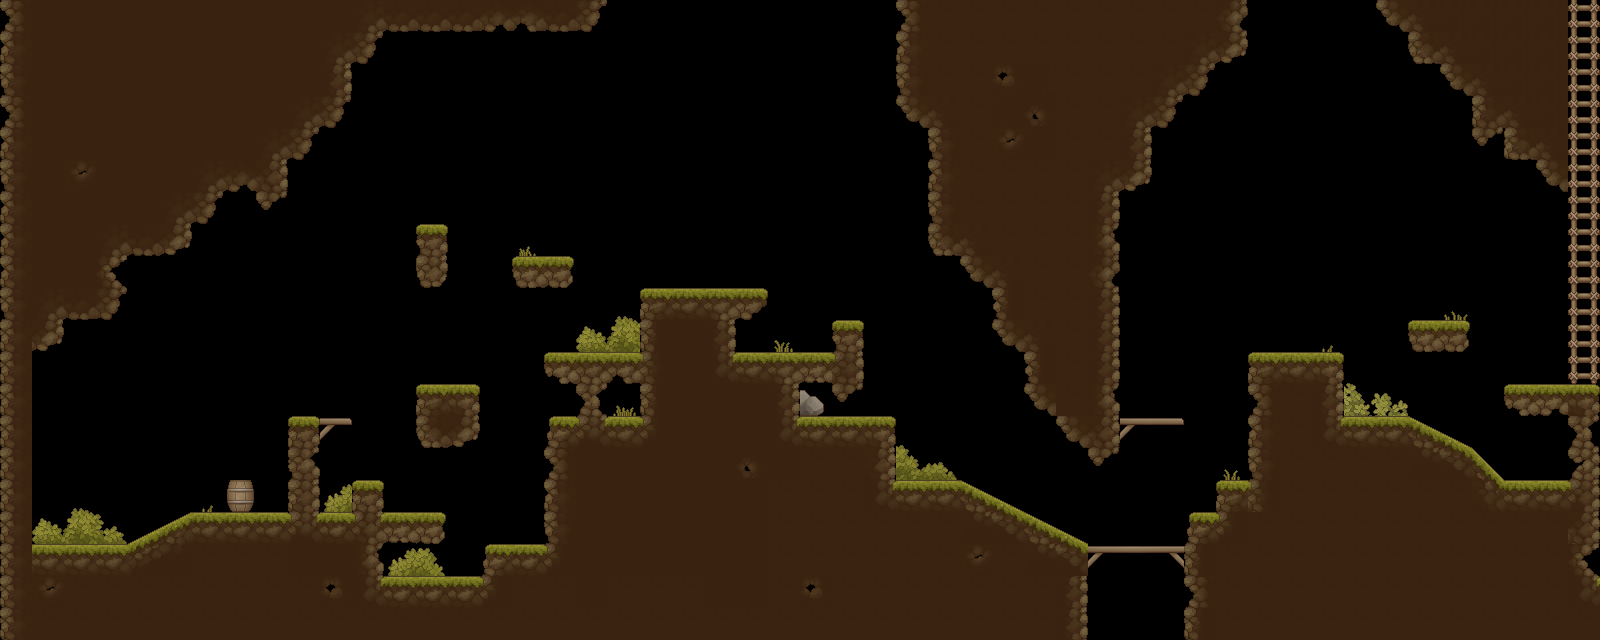

Rendered tile map (Tiled .tmx) drawn with the repository's tilesets; below, a short description and the map source with its tile grids summarised:
An orthogonal 50x20 tile map with 32x32 px tiles, 1 tile layer (Tile Layer 1), 3 tilesets and 50 objects (44x platform, 3x coin, exit_trigger, enemy, cutscene).

<map version="1.0" tiledversion="1.0.1" orientation="orthogonal" renderorder="right-down" width="50" height="20" tilewidth="32" tileheight="32" nextobjectid="113">
 <tileset firstgid="1" name="TX Tileset Ground Darken" tilewidth="32" tileheight="32" tilecount="64" columns="8">
  <image source="TX Tileset Ground Darken.png" width="256" height="256" />
 </tileset>
 <tileset firstgid="65" name="TX Tileset Ground" tilewidth="32" tileheight="32" tilecount="256" columns="16">
  <image source="TX Tileset Ground.png" width="512" height="512" />
 </tileset>
 <tileset firstgid="321" name="TX Village Props" tilewidth="32" tileheight="32" tilecount="1024" columns="32">
  <image source="TX Village Props.png" width="1024" height="1024" />
 </tileset>
 <layer name="Tile Layer 1" width="50" height="20">
  <data>[1000 cells, 557 non-empty, 117 distinct tile ids]</data>
 </layer>
 <objectgroup name="Object Layer 1">
  <object id="10" type="platform" x="5" y="544.25" width="122.5" height="31.25" />
  <object id="53" type="platform" x="193" y="512" width="190.667" height="64.6667" />
  <object id="54" type="platform" x="288" y="415.333" width="32.3333" height="96.3333" />
  <object id="55" type="platform" x="227.333" y="480.333" width="25.3333" height="31.6667" />
  <object id="57" type="platform" x="353" y="480" width="30.6667" height="32" />
  <object id="58" type="platform" x="384" y="512" width="61.3333" height="32" />
  <object id="59" type="platform" x="484" y="543.667" width="603.333" height="96.6667" />
  <object id="60" type="platform" x="0.666667" y="575.333" width="482.333" height="64.3333" />
  <object id="61" type="platform" x="416.333" y="383.333" width="63.3333" height="65" />
  <object id="62" type="platform" x="416.333" y="224.333" width="31" height="64" />
  <object id="63" type="platform" x="512" y="256.333" width="64.3333" height="32.3333" />
  <object id="64" type="platform" x="545" y="416.333" width="350" height="128" />
  <object id="65" type="platform" x="544.333" y="351.667" width="96" height="32" />
  <object id="66" type="platform" x="575.667" y="384" width="30" height="32.3333" />
  <object id="67" type="platform" x="640" y="287.333" width="97" height="129.333" />
  <object id="68" type="platform" x="738" y="288.333" width="30.3333" height="31.3333" />
  <object id="69" type="platform" x="737.333" y="352.333" width="62.3333" height="64" />
  <object id="71" type="platform" x="799.333" y="353" width="64.6667" height="30.6667" />
  <object id="72" type="platform" x="832" y="320.333" width="32" height="83" />
  <object id="73" type="platform" x="894.667" y="480.667" width="65.3333" height="64" />
  <object id="75" type="platform" x="1087.67" y="546.667" width="96.6667" height="6" />
  <object id="76" type="platform" x="1184.33" y="511.333" width="415.667" height="129.333" />
  <object id="77" type="platform" x="1118.75" y="418.5" width="64.5" height="6.25" />
  <object id="78" type="platform" x="1216.75" y="480.25" width="383.5" height="31.25" />
  <object id="79" type="platform" x="1248" y="353.5" width="96" height="126" />
  <object id="80" type="platform" x="1343.5" y="415.5" width="66" height="65.5" />
  <object id="81" type="platform" x="1410.5" y="416.5">
   <polygon points="0,0 59.5,29.5 94,64 -0.5,64.5" />
  </object>
  <object id="82" type="platform" x="1409" y="321" width="62" height="30.5" />
  <object id="83" type="platform" x="1505" y="383" width="94.5" height="32.5" />
  <object id="84" type="platform" x="1569" y="417" width="30" height="63" />
  <object id="86" type="platform" x="320.5" y="417.5" width="31.25" height="7" />
  <object id="88" type="coin" x="385.667" y="545" width="29.6667" height="29.6667" />
  <object id="89" type="coin" x="417" y="192.667" width="29.3333" height="30.3333" />
  <object id="90" type="coin" x="1504.83" y="352.333" width="31.6667" height="30.3333" />
  <object id="91" type="platform" x="1089.5" y="1.5" width="30" height="464" />
  <object id="92" type="platform" x="1120.5" y="0" width="31.5" height="190.5" />
  <object id="93" type="platform" x="1058" y="2" width="29.5" height="445" />
  <object id="94" type="platform" x="1026.5" y="1" width="30.5" height="415.5" />
  <object id="95" type="platform" x="992.5" y="1" width="32.5" height="350" />
  <object id="96" type="platform" x="958.5" y="0.5" width="32.5" height="286" />
  <object id="97" type="platform" x="928.5" y="2" width="29" height="253" />
  <object id="98" type="platform" x="895.5" y="1" width="30.5" height="125.5" />
  <object id="99" type="platform" x="1472" y="127.5" width="95.5" height="31" />
  <object id="100" type="platform" x="1537" y="161" width="31" height="30" />
  <object id="102" type="platform" x="-0.25" y="350.875" width="31.5" height="192.25" />
  <object id="103" type="exit_trigger" x="1568.5" y="191" width="30" height="191.5" />
  <object id="106" type="enemy" x="672.667" y="254" width="32" height="32.6667">
   <properties>
    <property name="patrolEndX" type="int" value="732" />
   </properties>
  </object>
  <object id="110" type="platform" x="926.468" y="502.613" width="146.553" height="15.2169" rotation="25.9812" />
  <object id="111" type="platform" x="117.843" y="532.455" width="77.3679" height="15.2169" rotation="-27.121" />
  <object id="112" type="cutscene" x="32" y="512" width="32" height="30" />
 </objectgroup>
</map>
